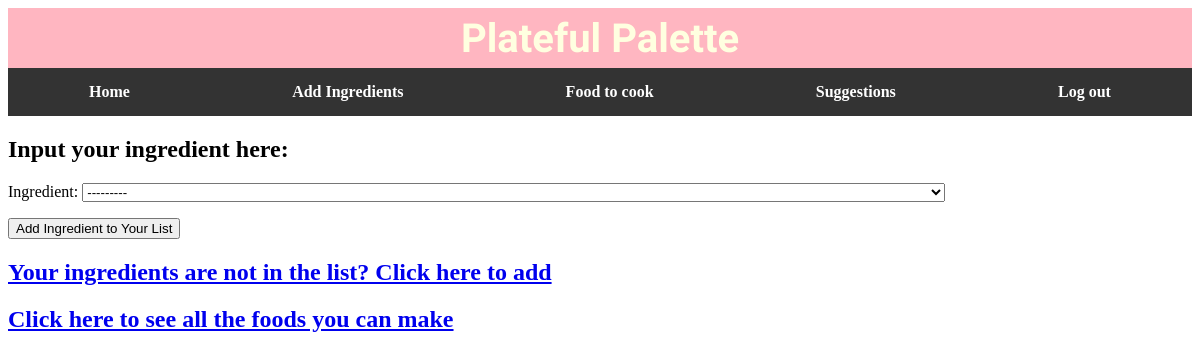
The app's page /food/ingredients/ (signed in), older data.
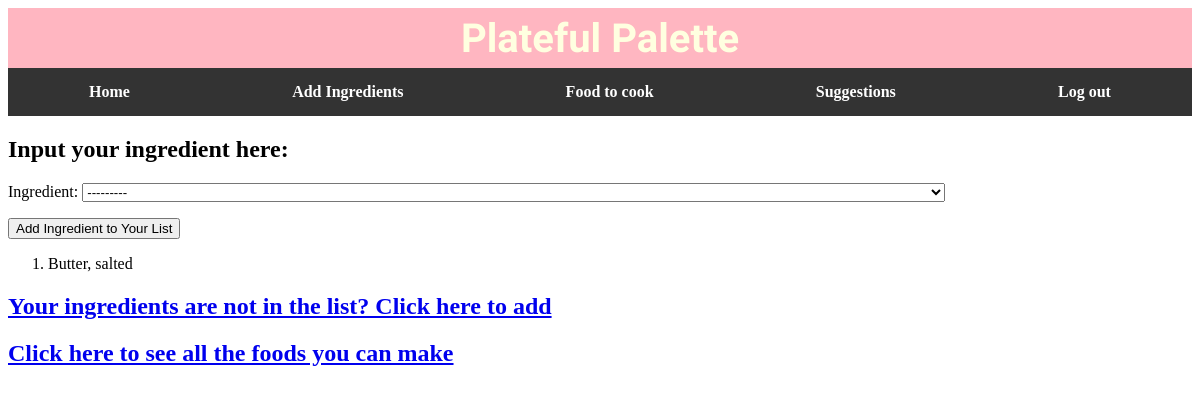
The same page, newer data.
### food/models.py (models this page shows, shortened)
class UserIngredient(models.Model):
    user = models.ForeignKey(User, on_delete=models.CASCADE)
    ingredient = models.ForeignKey(Ingredient, on_delete=models.CASCADE)
    class Meta:
        unique_together = ('user', 'ingredient')  # Ensures each user can only have each ingredient once

class Ingredient(models.Model):
    category = models.CharField(max_length=255)
    description = models.CharField(max_length=255)
    nutrient_data_bank_number = models.IntegerField()
    data_alpha_carotene = models.IntegerField(null=True, blank=True)  # micrograms (mcg)
    data_beta_carotene = models.IntegerField(null=True, blank=True)   # micrograms (mcg)
    data_beta_cryptoxanthin = models.IntegerField(null=True, blank=True)  # micrograms (mcg)
    data_carbohydrate = models.FloatField(null=True, blank=True)  # grams (g)
    data_cholesterol = models.IntegerField(null=True, blank=True)  # milligrams (mg)
    data_choline = models.FloatField(null=True, blank=True)  # milligrams (mg)
    data_fiber = models.FloatField(null=True, blank=True)  # grams (g)
    data_lutein_and_zeaxanthin = models.IntegerField(null=True, blank=True)  # micrograms (mcg)
    data_lycopene = models.IntegerField(null=True, blank=True)  # micrograms (mcg)
    data_niacin = models.FloatField(null=True, blank=True)  # milligrams (mg)
    data_protein = models.FloatField(null=True, blank=True)  # grams (g)
    data_retinol = models.IntegerField(null=True, blank=True)  # micrograms (mcg)
    data_riboflavin = models.FloatField(null=True, blank=True)  # milligrams (mg)
    data_selenium = models.FloatField(null=True, blank=True)  # micrograms (mcg)
    data_sugar_total = models.FloatField(null=True, blank=True)  # grams (g)
    data_thiamin = models.FloatField(null=True, blank=True)  # milligrams (mg)
    data_water = models.FloatField(null=True, blank=True)  # grams (g)
    data_fat_monosaturated_fat = models.FloatField(null=True, blank=True)  # grams (g)
    data_fat_polysaturated_fat = models.FloatField(null=True, blank=True)  # grams (g)
    data_fat_saturated_fat = models.FloatField(null=True, blank=True)  # grams (g)
    data_fat_total_lipid = models.FloatField(null=True, blank=True)  # grams (g)
    data_major_minerals_calcium = models.IntegerField(null=True, blank=True)  # milligrams (mg)
    data_major_minerals_copper = models.FloatField(null=True, blank=True)  # milligrams (mg)
    data_major_minerals_iron = models.FloatField(null=True, blank=True)  # milligrams (mg)
    data_major_minerals_magnesium = models.IntegerField(null=True, blank=True)  # milligrams (mg)
    data_major_minerals_phosphorus = models.IntegerField(null=True, blank=True)  # milligrams (mg)
    data_major_minerals_potassium = models.IntegerField(null=True, blank=True)  # milligrams (mg)
    data_major_minerals_sodium = models.IntegerField(null=True, blank=True)  # milligrams (mg)
    data_major_minerals_zinc = models.FloatField(null=True, blank=True)  # milligrams (mg)
    data_vitamins_vitamin_a_rae = models.IntegerField(null=True, blank=True)  # micrograms (mcg)
    data_vitamins_vitamin_b12 = models.FloatField(null=True, blank=True)  # micrograms (mcg)
    data_vitamins_vitamin_b6 = models.FloatField(null=True, blank=True)  # milligrams (mg)
    data_vitamins_vitamin_c = models.FloatField(null=True, blank=True)  # milligrams (mg)
    data_vitamins_vitamin_e = models.FloatField(null=True, blank=True)  # milligrams (mg)
    data_vitamins_vitamin_k = models.FloatField(null=True, blank=True)  # micrograms (mcg)
    def __str__(self):
        return self.description

### food/views.py (the view)
# urls.py: path("ingredients/", views.ingredients, name="ingredients"),
def ingredients(request):
    if request.method == "POST":
        user_ingredient_form = AddUserIngredientForm(request.POST)
        user_ingredient = user_ingredient_form.save(commit=False)
        user_ingredient.user = request.user
        user_ingredient.save()
        return redirect('ingredients')
    else:
        user_ingredient_form = AddUserIngredientForm()
    user_ingredients = UserIngredient.objects.filter(user=request.user)
    return render(request, "food/ingredients.html", {
        "ingredients": user_ingredients,
        "user_ingredient_form": user_ingredient_form
    })

### food/forms.py
class AddUserIngredientForm(forms.ModelForm):
    class Meta:
        model = UserIngredient
        fields = ['ingredient']

### food/templates/food/ingredients.html (shortened to what this page needs)
{% extends "food/layout.html" %}
{% block  body%}
    <div>
        <h2>Input your ingredient here:</h3>
            <form method="post">
                {{ user_ingredient_form.as_p }}
                <button type="submit">Add Ingredient to Your List</button>
            </form>
            <ol>
                {% for user_ingredient in ingredients %}
                    <li>{{ user_ingredient.ingredient.description }}</li>
                {% endfor %}
            </ol>
        <h2><a href="{% url "food:add" %}"> Your ingredients are not in the list? Click here to add</a></h2>
        <h2><a href="{% url "food:food" %}"> Click here to see all the foods you can make</a></h2>
    </div>
{% endblock %}

### food/templates/food/layout.html (shortened to what this page needs)
{%load static%}
<!DOCTYPE html>
<html lang="en">
<head>
    <link rel="stylesheet" href={% static "all.css" %} />
</head>
<body>
    <div class="icon">
        <span class="icon-text">Plateful    Palette</span>
    </div>
    <nav>
        <ul class="intro-list">
            <li><a href="{% url "food:home" %}">Home</a></li>
            <li><a href="{% url "food:ingredients" %}">Add Ingredients</a></li>
            <li><a href="{% url "food:food" %}">Food to cook</a></li>
            <li><a href="{% url "food:suggestions" %}">Suggestions</a></li>
            <li><a href="{% url "logout" %}"> Log out </a></li>
        </ul>
    </nav>
    {% block body%}
    {% endblock %}
</body>
</html>

### food/static/all.css (style rules this page uses)
.icon { margin: 0px; background-color: lightpink; height: 60px; display: flex; justify-content: center; align-items: center; flex-direction: column; }
.icon-text { font-size: 40px; font-family: 'Arizonia', sans-serif !important; color: lightyellow; font-weight: bold; }
nav ul { display: flex; justify-content: center; text-align: center; background-color: #333; list-style-type: none; margin: 0; padding: 0; }
nav li { flex-grow: 1; }
nav a { display: block; padding: 15px 20px; text-decoration: none; color: white; font-weight: bold; transition: background-color 0.3s; }

Row changes from the older to the newer data that the page shows:
added UserIngredient: ingredient.description "Butter, salted"
